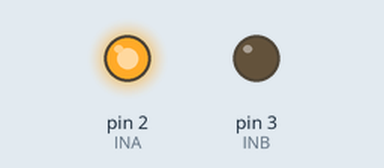
Recording of a sketch running on a simulated Arduino Uno, built with avr-gcc and run on an emulated ATmega328P. On the bench: output pins drawn as LEDs (lit = HIGH).

Above: at 0.1 s.
Timing chart, 0 to 1.6 s (numbered marks = the images above):
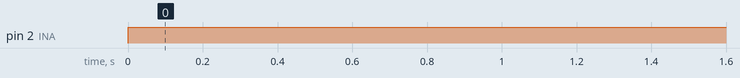

Measured:
- by itself, pin 2 (INA): LOW → HIGH at 0.00 s

The sketch:

basic1_check_dir.ino
```cpp
int INA = 2;
int INB = 3;

void setup()
{
  pinMode(INA,OUTPUT);
  pinMode(INB,OUTPUT);
}

void loop()
{
  digitalWrite(INA,HIGH);
  digitalWrite(INB,LOW);
  delay(3000);
  digitalWrite(INA,HIGH);
  digitalWrite(INB,LOW);
  delay(3000);
  digitalWrite(INA,HIGH);
  digitalWrite(INB,LOW);
  delay(3000);
}
```
